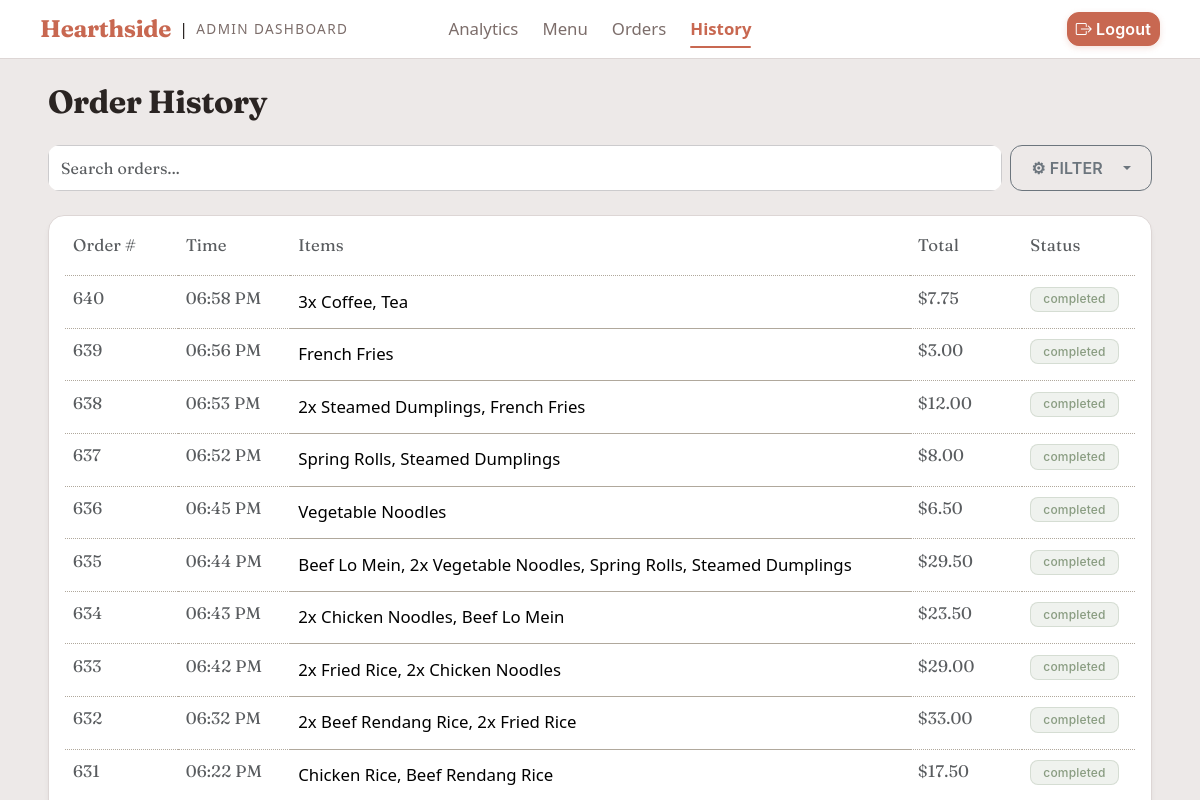
Page /admin/history (signed in) on the committed database.
### app/models.py (models this page shows, shortened)
class Order(db.Model):
    __tablename__ = "orders"
    STATUS_PENDING   = "pending"
    STATUS_CONFIRMED = "confirmed"
    STATUS_READY     = "ready"
    STATUS_COMPLETED = "completed"
    STATUS_CANCELLED = "cancelled"
    id             = db.Column(db.Integer,    primary_key=True)
    order_number   = db.Column(db.String(16), unique=True, nullable=False, index=True)
    customer_name  = db.Column(db.String(100), nullable=False)
    phone          = db.Column(db.String(20),  nullable=False)
    status         = db.Column(db.String(20),  default=STATUS_PENDING, nullable=False)
    total_price    = db.Column(db.Float,       nullable=False, default=0.0)
    created_at     = db.Column(
        db.DateTime(timezone=True),
        default=lambda: datetime.now(SG_TZ),
        nullable=False,
    )
    ready_at = db.Column(db.DateTime(timezone=True), nullable=True)
    completed_at = db.Column(db.DateTime(timezone=True), nullable=True)
    cancelled_at = db.Column(db.DateTime(timezone=True), nullable=True)
    items = db.relationship("OrderItem", back_populates="order", cascade="all, delete-orphan")

class OrderItem(db.Model):
    __tablename__ = "order_items"
    id           = db.Column(db.Integer, primary_key=True)
    order_id     = db.Column(db.Integer, db.ForeignKey("orders.id"),      nullable=False)
    menu_item_id = db.Column(db.Integer, db.ForeignKey("menu_items.id"),  nullable=False)
    quantity     = db.Column(db.Integer, nullable=False, default=1)
    item_name    = db.Column(db.String(100), nullable=False)  # snapshot name at time of order
    unit_price   = db.Column(db.Float,   nullable=False)  # snapshot price at time of order
    order     = db.relationship("Order",    back_populates="items")
    menu_item = db.relationship("MenuItem", back_populates="order_items")

### app/admin/routes.py (the view)
@admin_bp.route('/history')
def order_history():
    page = request.args.get('page', 1, type=int)
    per_page = 10  # Number of orders per page
    query = get_filtered_orders_query(request.args)
    orders = query.filter_by(status='completed') \
                        .order_by(Order.created_at.desc()) \
                        .paginate(page=page, per_page=per_page, error_out=False)
    page_range = calculate_pagination_window(
        current_page=orders.page,
        total_pages=orders.pages,
        window_size=7
    )
    statuses = request.args.getlist('status')
    date_preset = request.args.get('date_preset', '')
    min_price = request.args.get('min_price')
    max_price = request.args.get('max_price')
    active_filters_count = len(statuses) + (1 if date_preset else 0) + (1 if min_price or max_price else 0)
    print("orders: ",orders)
    if 'HX-Request' in request.headers:
        return render_template('partials/_history_content.html',
                               orders=orders,
                               page_range=page_range,
                               active_filters_count=active_filters_count)
    return render_template('admin/history.html',
                           orders=orders,
                           page_range=page_range,
                           active_filters_count=active_filters_count)

### app/admin/routes.py (called while the page is built)
@admin_bp.before_request
def require_admin_for_all_admin_routes():
    if request.endpoint == "admin.login":
        return None
    if not current_user.is_authenticated:
        if request.is_json:
            return jsonify({"success": False, "message": "Authentication required."}), 401
        return redirect(url_for("main.index"))
    if getattr(current_user, "role", None) != "admin" and not getattr(current_user, "is_admin", False):
        if request.is_json:
            return jsonify({"success": False, "message": "Admin privileges required."}), 403
        abort(403)

def calculate_pagination_window(current_page: int, total_pages: int, window_size: int = 5) -> range:
    if total_pages <= window_size:
        return range(1, total_pages + 1)
    half_window = window_size // 2
    start_page = current_page - half_window
    end_page = current_page + half_window
    if start_page < 1:
        start_page = 1
        end_page = window_size
    if end_page > total_pages:
        end_page = total_pages
        start_page = total_pages - window_size + 1
    return range(start_page, end_page + 1)
    return range(start_page, end_page + 1)

### app/templates/admin/history.html (shortened to what this page needs)
{% extends "admin_base.html" %}
{% block content %}
<div class="container dashboard-desktop-container my-4">
    <h2 class="mb-4">Order History</h2>
    <div class="actions-section d-flex gap-2 mb-3">
        <form id="filterForm" class="d-flex gap-2 w-100"
            hx-get="{{ url_for('admin.order_history') }}"
            hx-target="#historyResults"
            hx-push-url="true"
            onsubmit="bootstrap.Dropdown.getOrCreateInstance(document.getElementById('filterDropdownBtn')).hide();">
            <div class="search-bar w-100">
                <input type="text" name="q" value="{{ request.args.get('q', '') }}"
                    class="form-control border-secondary h-100 border-opacity-25 bg-white bg-opacity-70"
                    placeholder="Search orders..."
                    hx-get="{{ url_for('admin.order_history') }}"
                    hx-trigger="input changed delay:300ms"
                    hx-target="#historyResults"
                    hx-include="#filterForm"
                    hx-push-url="true">
            </div>
            {% include 'partials/_filter_dropdown.html' %}
        </form>
    </div>
    <div id="historyResults" class="table-responsive mt-4 card px-3 py-2 d-flex flex-column" style="min-height: 700px;">
        {% include 'partials/_history_content.html' %}
    </div>
{% endblock %}

### app/templates/partials/_history_content.html (shortened to what this page needs)
<table id="historyTable" class="table table-hover align-middle mb-0 w-100" style="--bs-table-bg: transparent; table-layout: fixed;">
    <colgroup>
        <col style="width: 10%;">
        <col style="width: 10%;">
        <col style="width: 55%;">
        <col style="width: 10%;">
        <col style="width: 10%;">
    </colgroup>
    <thead>
        <tr class="border-dotted">
            <th scope="col" class="label-font text-muted fw-normal pb-3 border-0">Order #</th>
            <th scope="col" class="label-font text-muted fw-normal pb-3 border-0">Time</th>
            <th scope="col" class="label-font text-muted fw-normal pb-3 border-0">Items</th>
            <th scope="col" class="label-font text-muted fw-normal pb-3 border-0">Total</th>
            <th scope="col" class="label-font text-muted fw-normal pb-3 border-0">Status</th>
        </tr>
    </thead>
    <tbody id="historyTableBody">
        {% if orders and orders.items %}
            {% for order in orders.items %}
                <tr id="order_{{ order.id }}" class="order-row border-dotted" onclick='openOrderModal("{{ order.order_number }}")'>
                    <td class="label-font text-muted fw-normal pb-3 border-0">{{ order.id }}</td>
                    <td class="label-font text-muted fw-normal pb-3 border-0">{{ order.created_at.strftime('%I:%M %p') }}</td>
                    <td class="overflow-hidden text-truncate">
                        {% for item in order.items %}
                            {% if item.quantity and item.quantity > 1 %}{{ item.quantity }}x {% endif %}{{ item.name or item.item_name }}{% if not loop.last %}, {% endif %}
                        {% endfor %}
                    </td>
                    <td class="label-font text-muted fw-normal pb-3 border-0">${{ "%.2f"|format(order.total_price) }}</td>
                    <td class="label-font text-muted fw-normal pb-3 border-0 text">
                        <span class="status-pill status-{{ order.status }}">
                            {{ order.status }}
                        </span>
                    </td>
                </tr>
            {% endfor %}
        {% else %}
            <tr>
                <td colspan="5" class="text-center py-4 text-muted">No orders found.</td>
            </tr>
        {% endif %}
    </tbody>
</table>

### app/static/scss/main.css (style rules this page uses)
:root { --bs-primary: hsl(12, 52%, 55%); --bs-primary-rgb: 181, 93, 68; --bs-body-bg: hsl(12, 12%, 92%); --bs-body-color: hsl(12, 10%, 15%); --chart-primary: hsl(12, 52%, 55%); --chart-grid: hsl(12, 10%, 85%); --chart-text: hsl(12, 8%, 45%); }
body { padding-top: 0; padding-bottom: 0; }
.container { width: 100%; max-width: 1280px; margin-left: auto; margin-right: auto; padding-left: 24px; padding-right: 24px; }
body, .body-font { font-family: "Plus Jakarta Sans", system-ui, -apple-system, sans-serif; font-size: 1.05rem; line-height: 1.6; color: hsl(12, 10%, 15%); font-optical-sizing: auto; -webkit-font-smoothing: antialiased; -moz-osx-font-smoothing: grayscale; }
h1, h2, h3, h4, h5, h6, .h1, .h2, .h3, .h4, .h5, .h6, .headline-font { font-family: "Fraunces", serif; font-weight: 700; line-height: 1.2; color: hsl(12, 10%, 15%); letter-spacing: -0.015em; font-optical-sizing: auto; }
label, .label-font, .badge, .form-control, .form-select, .form-text, .btn { font-family: "Fraunces", serif; letter-spacing: 0.01em; }
.card, .order-card, .chit-card, .card-dish { background-color: hsl(0, 0%, 100%); border: 1px solid hsl(12, 10%, 85%); border-radius: 1rem; box-shadow: 0 4px 6px -1px rgba(44, 43, 41, 0.06), 0 2px 4px -2px rgba(44, 43, 41, 0.04); overflow: hidden; transition: border-color 0.15s ease, box-shadow 0.15s ease; }
.status-pill { font-family: "Inter", system-ui, -apple-system, sans-serif; font-size: 0.75rem; font-weight: 500; padding: 0.35rem 0.75rem; border-radius: 0.5rem; display: inline-flex; align-items: center; gap: 0.35rem; line-height: 1; }
.status-pill.status-completed { background-color: hsl(102, 12%, 94%); color: hsl(102, 12%, 56%); border: 1px solid rgba(137.4144, 156.264, 129.336, 0.25); }
.border-dotted { border-bottom: 1px dotted #b0a89c !important; }
.search-bar { position: relative; border-radius: 0.75rem; overflow: hidden; }
#historyTableBody { transition: opacity 200ms ease-out; }

### rows in the picture
Order: id "640", created_at "06:58 PM", total_price "7.75", status "completed"
OrderItem: quantity "3", item_name "Coffee"
OrderItem: item_name "Tea"
Order: id "639", created_at "06:56 PM", total_price "3.00", status "completed"
OrderItem: item_name "French Fries"
Order: id "638", created_at "06:53 PM", total_price "12.00", status "completed"
OrderItem: quantity "2", item_name "Steamed Dumplings"
OrderItem: item_name "French Fries"
Order: id "637", created_at "06:52 PM", total_price "8.00", status "completed"
OrderItem: item_name "Spring Rolls"
OrderItem: item_name "Steamed Dumplings"
Order: id "636", created_at "06:45 PM", total_price "6.50", status "completed"
OrderItem: item_name "Vegetable Noodles"
Order: id "635", created_at "06:44 PM", total_price "29.50", status "completed"
OrderItem: item_name "Beef Lo Mein"
OrderItem: quantity "2", item_name "Vegetable Noodles"
OrderItem: item_name "Spring Rolls"
OrderItem: item_name "Steamed Dumplings"
Order: id "634", created_at "06:43 PM", total_price "23.50", status "completed"
OrderItem: quantity "2", item_name "Chicken Noodles"
OrderItem: item_name "Beef Lo Mein"
Order: id "633", created_at "06:42 PM", total_price "29.00", status "completed"
OrderItem: quantity "2", item_name "Fried Rice"
OrderItem: quantity "2", item_name "Chicken Noodles"
Order: id "632", created_at "06:32 PM", total_price "33.00", status "completed"
OrderItem: quantity "2", item_name "Beef Rendang Rice"
OrderItem: quantity "2", item_name "Fried Rice"
Order: id "631", created_at "06:22 PM", total_price "17.50", status "completed"
OrderItem: item_name "Chicken Rice"
OrderItem: item_name "Beef Rendang Rice"
